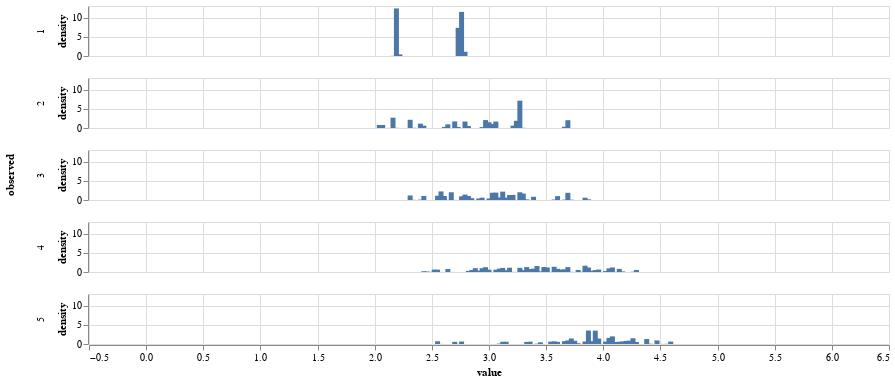

Source (notebook cell):
### Code cell
Rhatreg = output_reg['V']@output_reg['U'].T

fit_vs_obs = pd.concat([
    Rhatreg.rename(columns={'rating':'fit'}),
    Rsmall.rename(columns={'rating':'observed'}),
], axis=1).stack().dropna().reset_index()[['fit','observed']]

fit_vs_obs = fit_vs_obs.iloc[np.random.choice(len(fit_vs_obs), 5000)]

alt.Chart(fit_vs_obs).transform_density(
    density='fit',
    bandwidth=0.01,
    groupby=['observed'],
    extent= [0, 6]
).mark_bar().encode(
    alt.X('value:Q'),
    alt.Y('density:Q'),
    alt.Row('observed:N')
).properties(width=800, height=50)

### Figure 1 — Vega-Lite specification as saved in the notebook (floating-point values rounded to 4 significant figures; data arrays with more than 128 entries replaced by an {"elided": "..."} marker saying what was removed)
{"config": {"view": {"continuousWidth": 300, "continuousHeight": 300}}, "data": {"name": "data-a7a5c16c3f83e4ae9dd78263a09cf907"}, "mark": {"type": "bar"}, "encoding": {"row": {"field": "observed", "type": "nominal"}, "x": {"field": "value", "type": "quantitative"}, "y": {"field": "density", "type": "quantitative"}}, "height": 50, "transform": [{"density": "fit", "bandwidth": 0.01, "extent": [0, 6], "groupby": ["observed"]}], "width": 800, "$schema": "https://vega.github.io/schema/vega-lite/v5.16.3.json", "datasets": {"data-a7a5c16c3f83e4ae9dd78263a09cf907": {"elided": "5000 records"}}}
